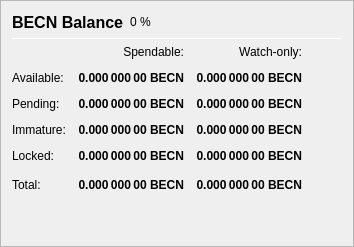
                   <widget class="QFrame" name="frame_Balances">
                    <property name="frameShape">
                     <enum>QFrame::StyledPanel</enum>
                    </property>
                    <property name="frameShadow">
                     <enum>QFrame::Raised</enum>
                    </property>
                    <layout class="QVBoxLayout" name="verticalLayout_4">
                     <item>
                      <layout class="QHBoxLayout" name="horizontalLayout_4">
                       <item>
                        <widget class="QLabel" name="label_5">
                         <property name="minimumSize">
                          <size>
                           <width>0</width>
                           <height>20</height>
                          </size>
                         </property>
                         <property name="font">
                          <font>
                           <pointsize>12</pointsize>
                           <weight>75</weight>
                           <bold>true</bold>
                          </font>
                         </property>
                         <property name="text">
                          <string>BECN Balance</string>
                         </property>
                        </widget>
                       </item>
                       <item>
                        <widget class="QLabel" name="labelBECNPercent">
                         <property name="text">
                          <string notr="true">0 %</string>
                         </property>
                        </widget>
                       </item>
                       <item>
                        <spacer name="horizontalSpacer_3">
                         <property name="orientation">
                          <enum>Qt::Horizontal</enum>
                         </property>
                         <property name="sizeHint" stdset="0">
                          <size>
                           <width>40</width>
                           <height>20</height>
                          </size>
                         </property>
                        </spacer>
                       </item>
                      </layout>
                     </item>
                     <item>
                      <widget class="Line" name="line_Balance">
                       <property name="minimumSize">
                        <size>
                         <width>0</width>
                         <height>1</height>
                        </size>
                       </property>
                       <property name="maximumSize">
                        <size>
                         <width>16777215</width>
                         <height>1</height>
                        </size>
                       </property>
                       <property name="orientation">
                        <enum>Qt::Horizontal</enum>
                       </property>
                      </widget>
                     </item>
                     <item>
                      <layout class="QGridLayout" name="gridLayout">
                       <property name="spacing">
                        <number>12</number>
                       </property>
                       <item row="0" column="1">
                        <widget class="QLabel" name="labelSpendable">
                         <property name="text">
                          <string>Spendable:</string>
                         </property>
                         <property name="alignment">
                          <set>Qt::AlignRight|Qt::AlignTrailing|Qt::AlignVCenter</set>
                         </property>
                        </widget>
                       </item>
                       <item row="0" column="2">
                        <widget class="QLabel" name="labelWatchonly">
                         <property name="text">
                          <string>Watch-only:</string>
                         </property>
                         <property name="alignment">
                          <set>Qt::AlignRight|Qt::AlignTrailing|Qt::AlignVCenter</set>
                         </property>
                        </widget>
                       </item>
                       <item row="1" column="0">
                        <widget class="QLabel" name="labelBalanceText">
                         <property name="text">
                          <string>Available:</string>
                         </property>
                        </widget>
                       </item>
                       <item row="1" column="1">
                        <widget class="QLabel" name="labelBalance">
                         <property name="font">
                          <font>
                           <weight>75</weight>
                           <bold>true</bold>
                          </font>
                         </property>
                         <property name="cursor">
                          <cursorShape>IBeamCursor</cursorShape>
                         </property>
                         <property name="toolTip">
                          <string>Your current spendable balance</string>
                         </property>
                         <property name="text">
                          <string notr="true">0.000 000 00 BECN</string>
                         </property>
                         <property name="alignment">
                          <set>Qt::AlignRight|Qt::AlignTrailing|Qt::AlignVCenter</set>
                         </property>
                         <property name="textInteractionFlags">
                          <set>Qt::LinksAccessibleByMouse|Qt::TextSelectableByKeyboard|Qt::TextSelectableByMouse</set>
                         </property>
                        </widget>
                       </item>
                       <item row="1" column="2">
                        <widget class="QLabel" name="labelWatchAvailable">
                         <property name="font">
                          <font>
                           <weight>75</weight>
                           <bold>true</bold>
                          </font>
                         </property>
                         <property name="cursor">
                          <cursorShape>IBeamCursor</cursorShape>
                         </property>
                         <property name="toolTip">
                          <string>Your current balance in watch-only addresses</string>
                         </property>
                         <property name="text">
                          <string notr="true">0.000 000 00 BECN</string>
                         </property>
                         <property name="alignment">
                          <set>Qt::AlignRight|Qt::AlignTrailing|Qt::AlignVCenter</set>
                         </property>
                         <property name="textInteractionFlags">
                          <set>Qt::LinksAccessibleByMouse|Qt::TextSelectableByKeyboard|Qt::TextSelectableByMouse</set>
                         </property>
                        </widget>
                       </item>
                       <item row="2" column="0">
                        <widget class="QLabel" name="labelPendingText">
                         <property name="text">
                          <string>Pending:</string>
                         </property>
                        </widget>
                       </item>
                       <item row="2" column="1">
                        <widget class="QLabel" name="labelUnconfirmed">
                         <property name="font">
                          <font>
                           <weight>75</weight>
                           <bold>true</bold>
                          </font>
                         </property>
                         <property name="cursor">
                          <cursorShape>IBeamCursor</cursorShape>
                         </property>
                         <property name="toolTip">
                          <string>Total of transactions that have yet to be confirmed, and do not yet count toward the spendable balance</string>
                         </property>
                         <property name="text">
                          <string notr="true">0.000 000 00 BECN</string>
                         </property>
                         <property name="alignment">
                          <set>Qt::AlignRight|Qt::AlignTrailing|Qt::AlignVCenter</set>
                         </property>
                         <property name="textInteractionFlags">
                          <set>Qt::LinksAccessibleByMouse|Qt::TextSelectableByKeyboard|Qt::TextSelectableByMouse</set>
                         </property>
                        </widget>
                       </item>
                       <item row="2" column="2">
                        <widget class="QLabel" name="labelWatchPending">
                         <property name="font">
                          <font>
                           <weight>75</weight>
                           <bold>true</bold>
                          </font>
                         </property>
                         <property name="cursor">
                          <cursorShape>IBeamCursor</cursorShape>
                         </property>
                         <property name="toolTip">
                          <string>Unconfirmed transactions to watch-only addresses</string>
                         </property>
                         <property name="text">
                          <string notr="true">0.000 000 00 BECN</string>
                         </property>
                         <property name="alignment">
                          <set>Qt::AlignRight|Qt::AlignTrailing|Qt::AlignVCenter</set>
                         </property>
                         <property name="textInteractionFlags">
                          <set>Qt::LinksAccessibleByMouse|Qt::TextSelectableByKeyboard|Qt::TextSelectableByMouse</set>
                         </property>
                        </widget>
                       </item>
                       <item row="3" column="0">
                        <widget class="QLabel" name="labelImmatureText">
                         <property name="text">
                          <string>Immature:</string>
                         </property>
                        </widget>
                       </item>
                       <item row="3" column="1">
                        <widget class="QLabel" name="labelImmature">
                         <property name="font">
                          <font>
                           <weight>75</weight>
                           <bold>true</bold>
                          </font>
                         </property>
                         <property name="cursor">
                          <cursorShape>IBeamCursor</cursorShape>
                         </property>
                         <property name="toolTip">
                          <string>Staked or masternode rewards that has not yet matured</string>
                         </property>
                         <property name="text">
                          <string notr="true">0.000 000 00 BECN</string>
                         </property>
                         <property name="alignment">
                          <set>Qt::AlignRight|Qt::AlignTrailing|Qt::AlignVCenter</set>
                         </property>
                         <property name="textInteractionFlags">
                          <set>Qt::LinksAccessibleByMouse|Qt::TextSelectableByKeyboard|Qt::TextSelectableByMouse</set>
                         </property>
                        </widget>
                       </item>
                       <item row="3" column="2">
                        <widget class="QLabel" name="labelWatchImmature">
                         <property name="font">
                          <font>
                           <weight>75</weight>
                           <bold>true</bold>
                          </font>
                         </property>
                         <property name="cursor">
                          <cursorShape>IBeamCursor</cursorShape>
                         </property>
                         <property name="toolTip">
                          <string>Staked or masternode rewards in watch-only addresses that has not yet matured</string>
                         </property>
                         <property name="text">
                          <string notr="true">0.000 000 00 BECN</string>
                         </property>
                         <property name="alignment">
                          <set>Qt::AlignRight|Qt::AlignTrailing|Qt::AlignVCenter</set>
                         </property>
                         <property name="textInteractionFlags">
                          <set>Qt::LinksAccessibleByMouse|Qt::TextSelectableByKeyboard|Qt::TextSelectableByMouse</set>
                         </property>
                        </widget>
                       </item>
                       <item row="4" column="0">
                        <widget class="QLabel" name="labelLockedBalanceText">
                         <property name="toolTip">
                          <string>Locked BECN or Masternode collaterals. These are excluded from zBECN minting.</string>
                         </property>
                         <property name="text">
                          <string>Locked:</string>
                         </property>
                        </widget>
                       </item>
                       <item row="4" column="1">
                        <widget class="QLabel" name="labelLockedBalance">
                         <property name="font">
                          <font>
                           <weight>75</weight>
                           <bold>true</bold>
                          </font>
                         </property>
                         <property name="cursor">
                          <cursorShape>IBeamCursor</cursorShape>
                         </property>
                         <property name="toolTip">
                          <string>Locked BECN or Masternode collaterals. These are excluded from zBECN minting.</string>
                         </property>
                         <property name="text">
                          <string notr="true">0.000 000 00 BECN</string>
                         </property>
                         <property name="alignment">
                          <set>Qt::AlignRight|Qt::AlignTrailing|Qt::AlignVCenter</set>
                         </property>
                         <property name="textInteractionFlags">
                          <set>Qt::LinksAccessibleByMouse|Qt::TextSelectableByKeyboard|Qt::TextSelectableByMouse</set>
                         </property>
                        </widget>
                       </item>
                       <item row="4" column="2">
                        <widget class="QLabel" name="labelWatchLocked">
                         <property name="font">
                          <font>
                           <weight>75</weight>
                           <bold>true</bold>
                          </font>
                         </property>
                         <property name="cursor">
                          <cursorShape>IBeamCursor</cursorShape>
                         </property>
                         <property name="toolTip">
                          <string>Current locked balance in watch-only addresses</string>
                         </property>
                         <property name="text">
                          <string notr="true">0.000 000 00 BECN</string>
                         </property>
                         <property name="alignment">
                          <set>Qt::AlignRight|Qt::AlignTrailing|Qt::AlignVCenter</set>
                         </property>
                         <property name="textInteractionFlags">
                          <set>Qt::LinksAccessibleByMouse|Qt::TextSelectableByKeyboard|Qt::TextSelectableByMouse</set>
                         </property>
                        </widget>
                       </item>
                       <item row="5" column="0">
                        <widget class="QLabel" name="labelTotalText">
                         <property name="toolTip">
                          <string>Your current BECN balance, unconfirmed and immature transactions included</string>
                         </property>
                         <property name="text">
                          <string>Total:</string>
                         </property>
                        </widget>
                       </item>
                       <item row="5" column="1">
                        <widget class="QLabel" name="labelTotal">
                         <property name="font">
                          <font>
                           <weight>75</weight>
                           <bold>true</bold>
                          </font>
                         </property>
                         <property name="cursor">
                          <cursorShape>IBeamCursor</cursorShape>
                         </property>
                         <property name="toolTip">
                          <string>Your current BECN balance, unconfirmed and immature transactions included</string>
                         </property>
                         <property name="text">
                          <string notr="true">0.000 000 00 BECN</string>
                         </property>
                         <property name="alignment">
                          <set>Qt::AlignRight|Qt::AlignTrailing|Qt::AlignVCenter</set>
                         </property>
                         <property name="textInteractionFlags">
                          <set>Qt::LinksAccessibleByMouse|Qt::TextSelectableByKeyboard|Qt::TextSelectableByMouse</set>
                         </property>
                        </widget>
                       </item>
                       <item row="5" column="2">
                        <widget class="QLabel" name="labelWatchTotal">
                         <property name="font">
                          <font>
                           <weight>75</weight>
                           <bold>true</bold>
                          </font>
                         </property>
                         <property name="cursor">
                          <cursorShape>IBeamCursor</cursorShape>
                         </property>
                         <property name="toolTip">
                          <string>Current total balance in watch-only addresses</string>
                         </property>
                         <property name="text">
                          <string notr="true">0.000 000 00 BECN</string>
                         </property>
                         <property name="alignment">
                          <set>Qt::AlignRight|Qt::AlignTrailing|Qt::AlignVCenter</set>
                         </property>
                         <property name="textInteractionFlags">
                          <set>Qt::LinksAccessibleByMouse|Qt::TextSelectableByKeyboard|Qt::TextSelectableByMouse</set>
                         </property>
                        </widget>
                       </item>
                       <item row="5" column="3">
                        <spacer name="horizontalSpacer_9">
                         <property name="orientation">
                          <enum>Qt::Horizontal</enum>
                         </property>
                         <property name="sizeHint" stdset="0">
                          <size>
                           <width>40</width>
                           <height>20</height>
                          </size>
                         </property>
                        </spacer>
                       </item>
                      </layout>
                     </item>
                     <item>
                      <spacer name="verticalSpacer_3">
                       <property name="orientation">
                        <enum>Qt::Vertical</enum>
                       </property>
                       <property name="sizeHint" stdset="0">
                        <size>
                         <width>20</width>
                         <height>40</height>
                        </size>
                       </property>
                      </spacer>
                     </item>
                    </layout>
                   </widget>
